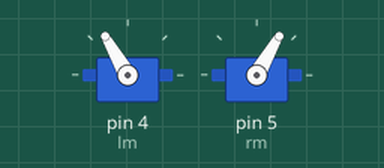
Bench run of a sketch on a simulated Arduino Uno, built with avr-gcc and run on an emulated ATmega328P. On the bench: 2 × servo.

Above: at 0.05 s.
At 1.65 s:
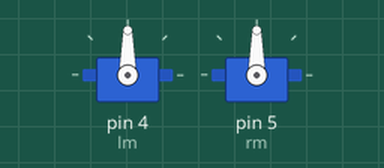
At 2.6 s:
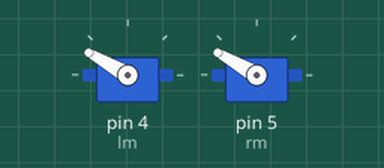
Timing chart, 0 to 6.0 s (numbered marks = the images above):
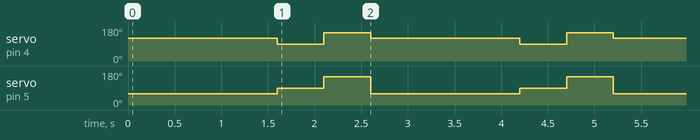

The sketch:

Lab1-Square.ino
```cpp
#include <Servo.h>

Servo lm;
Servo rm;
int posl = 80;
int pos2 = 100;
int x = 1;


void setup() {
  // put your setup code here, to run once:
  lm.attach(4);
  rm.attach(5);
}

void loop() {
  // put your main code here, to run repeatedly:
  while(x<=4){
  lm.write(120);
  rm.write(60);
  delay(1600);

  lm.write(90);
  rm.write(90);
  delay(500);

  lm.write(150);
  rm.write(150);
  delay(500);
  x++;
}

  x=7;
  lm.write(90);
  rm.write(90);
  exit;
}
```

Measured:
- by itself, servo on pin 4 (lm): repeats every 2.6 s: 150° 0.50 s, 120° 1.6 s, 90° 0.50 s, until it stays 90° from 10.4 s
- by itself, servo on pin 5 (rm): repeats every 2.6 s: 150° 0.50 s, 60° 1.6 s, 90° 0.50 s, until it stays 90° from 10.4 s
